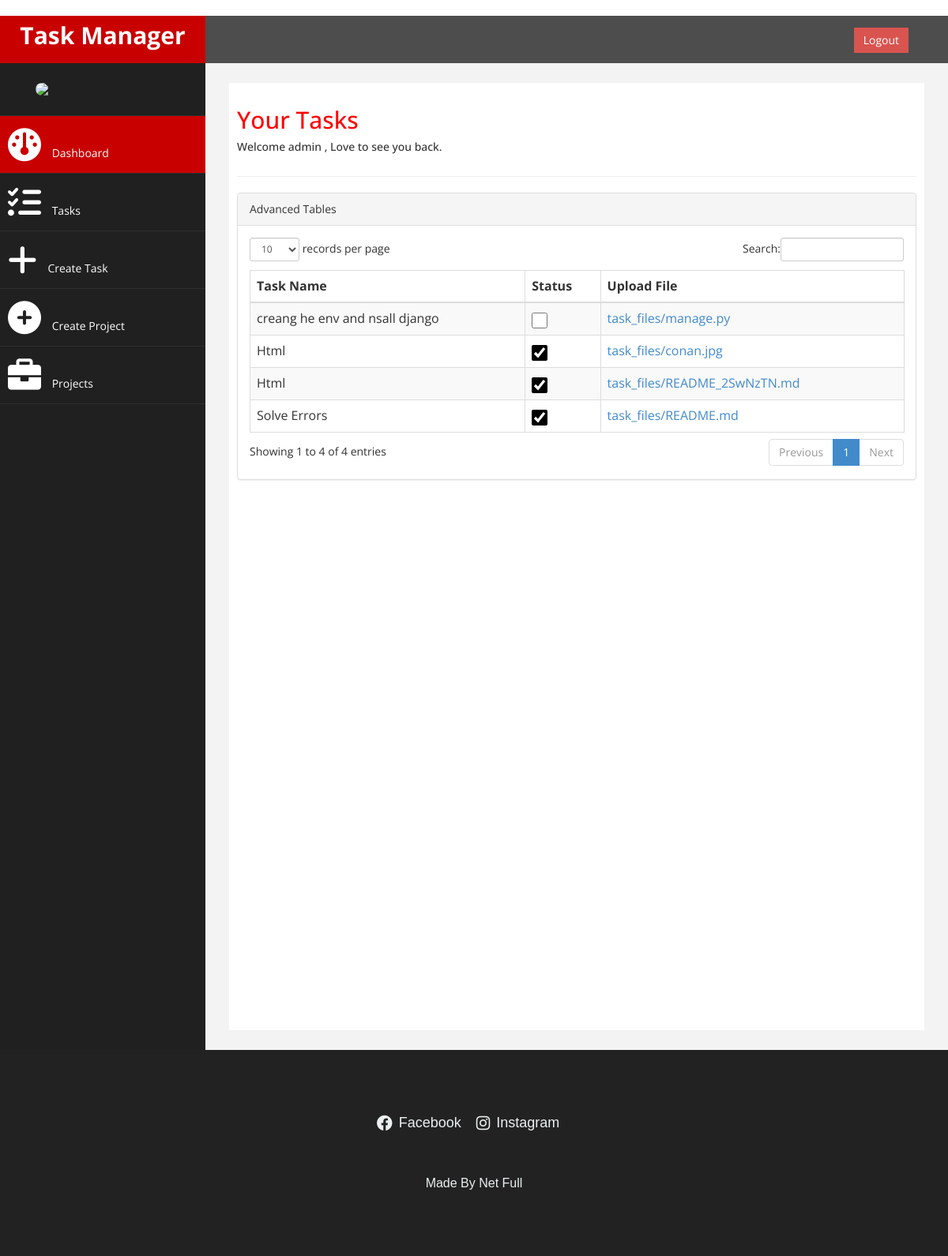
The page /tasks/ (signed in) on the database its author committed.
### welcome/models.py (models this page shows, shortened)
class CustomUser(AbstractUser):
    subscription_type = models.CharField(
        max_length=20,
        choices=[('free', 'Free'), ('pro', 'Pro')],
        default='free'
    )
    ROLE_CHOICES = [
        ('team_leader', 'Team Leader'),
        ('product_owner', 'Product Owner'),
        ('programmer', 'Programmer'),
    ]
    role = models.CharField(max_length=20, choices=ROLE_CHOICES, null=True)
    trial_start_date = models.DateField(null=True, blank=True)
    category = models.CharField(
        max_length=20,
        choices=[('programming', 'Programming'), ('education', 'Education'), ('crm', 'CRM')],
        null=True
    )
    pro_subscription_date = models.DateField(null=True, blank=True)
    subscription_end_date = models.DateField(null=True, blank=True)
    groups = models.ManyToManyField(
        Group,
        related_name="custom_user_groups",
        blank=True
    )
    user_permissions = models.ManyToManyField(
        Permission,
        related_name="custom_user_permissions",
        blank=True
    )

class ProUserTask(models.Model):
    user = models.ForeignKey(CustomUser, on_delete=models.CASCADE)  # Task creator
    task_name = models.CharField(max_length=255)
    project = models.ForeignKey(
        'Project', on_delete=models.CASCADE, null=True, blank=True, related_name='tasks'
    )  # Related name for reverse querying tasks by project
    assigned_to = models.ForeignKey(
        CustomUser, on_delete=models.SET_NULL, null=True, blank=True, related_name='assigned_tasks'
    )  # User to whom the task is assigned
    uploaded_file = models.FileField(upload_to='task_files/', null=True, blank=True)
    created_at = models.DateTimeField(auto_now_add=True)
    is_done = models.BooleanField(default=False)

### welcome/views.py (the view)
# urls.py: path('tasks/', views.user_tasks_view, name='user_tasks_view'),
def user_tasks_view(request):
    user = request.user
    context = {}
    if user.is_authenticated:
        if user.subscription_type == 'pro':
            pro_tasks = ProUserTask.objects.filter(user=user)
            context['tasks'] = pro_tasks
        else:
            user_tasks = LoggedUserTask.objects.filter(user=user)
            assigned_tasks = ProUserTask.objects.filter(assigned_to=user)
            context['tasks'] = list(user_tasks) + list(assigned_tasks)
        context['is_pro_user'] = user.subscription_type == 'pro'
    else:
        ip_address = get_client_ip(request)  # Fetch the IP address of the user
        unlogged_tasks = UnloggedUserTask.objects.filter(ip_address=ip_address)
        context['tasks'] = unlogged_tasks
        context['is_pro_user'] = False  # Not a logged-in user
    return render(request, 'tasks.html', context)

### welcome/templates/tasks.html (shortened to what this page needs)
﻿﻿<!DOCTYPE html>
<html xmlns="http://www.w3.org/1999/xhtml">
<head>
    <link href="../static/bootstrap.css" rel="stylesheet" />
    <link href="../static/font-awesome.css" rel="stylesheet" />
    <link rel="stylesheet" href="https://cdnjs.cloudflare.com/ajax/libs/font-awesome/6.0.0-beta3/css/all.min.css" />
    <link href="../static/custom.css" rel="stylesheet" />
    <link href="../static/js/dataTables/dataTables.bootstrap.css" rel="stylesheet" />
</head>
<body>
    <div id="wrapper">
        <nav class="navbar navbar-default navbar-cls-top " role="navigation" style="margin-bottom: 0">
            <div class="navbar-header">
                <a class="navbar-brand" href="{% url 'dashboard' %}">Task Manager</a>
            </div>
  <div style="color: white;
padding: 15px 50px 5px 50px;
float: right;
font-size: 16px;">{% if user.is_authenticated %}<a href="/logout" class="btn btn-danger square-btn-adjust">Logout</a>
{% else %}
<a href="/login" class="btn btn-danger square-btn-adjust">Login</a>
<a href="/register" class="btn btn-danger square-btn-adjust">Register</a>
{% endif %} </div>
        </nav>
                <nav class="navbar-default navbar-side" role="navigation">
            <div class="sidebar-collapse">
                <ul class="nav" id="main-menu">
				<li class="text-center">
                    <img src="../static/img/netfull.png" class="user-image img-responsive"/>
                </li>
                <li>
                    <a class="active-menu" href="{% url 'dashboard' %}"><i class="fa fa-dashboard fa-3x"></i> Dashboard</a>
                </li>
                <li>
                    <a href="{% url 'user_tasks_view' %}"><i class="fa fa-tasks fa-3x"></i> Tasks</a>
                </li>
                <li>
                    <a href="{% url 'create_task' %}"><i class="fa fa-plus fa-3x"></i> Create Task</a>
                </li>
                <li>
                    <a href="{% url 'create_project' %}"><i class="fa fa-plus-circle fa-3x"></i> Create Project</a>
                </li>
                <li>
                    <a href="{% url 'user_projects_view' %}"><i class="fa fa-briefcase fa-3x"></i> Projects</a>
                </li>
                </ul>
            </div>
        </nav>
        <div id="page-wrapper" >
            <div id="page-inner">
                <div class="row">
                    <div class="col-md-12">
                     <h2>Your Tasks</h2>
                        <h5>Welcome {{user.username}} , Love to see you back. </h5>
                    </div>
                </div>
                 <hr />
            <div class="row">
                <div class="col-md-12">
                    <div class="panel panel-default">
                        <div class="panel-heading">
                             Advanced Tables
                        </div>
                        <div class="panel-body">
                            <div class="table-responsive">
                                <table class="table table-striped table-bordered table-hover" id="dataTables-example">
                                    <thead>
                                        <tr>
                                            <th>Task Name</th>
                                            <th>Status</th>
                                            <th>Upload File</th>
                                        </tr>
                                    </thead>
                                    <tbody>
                                        {% for task in tasks %}
                                        <tr class="odd gradeX">
                                            <td>{{ task.task_name }}</td>
                                            <td>
                                                <input
                                                    type="checkbox"
                                                    data-task-id="{{ task.id }}"
                                                    onchange="handleTaskToggle(this)"
                                                    {% if task.is_done %}checked{% endif %}
                                                />
                                            </td>
                                            <td>
                                                {% if is_pro_user or task.assigned_to == user %}
                                                    {% if task.uploaded_file %}
                                                        <a href="{{ task.uploaded_file.url }}" target="_blank">{{ task.uploaded_file.name }}</a>
                                                    {% else %}
                                                        <form action="{% url 'upload_task_file' task.id %}" method="post" enctype="multipart/form-data">
                                                            {% csrf_token %}
                                                            <input type="file" name="file" required />
                                                            <button type="submit" class="btn btn-sm btn-primary">Upload</button>
                                                        </form>
                                                    {% endif %}
                                                {% else %}
                                                    N/A
                                                {% endif %}
                                            </td>
                                        </tr>
                                        {% endfor %}
                                    </tbody>
                                </table>
                            </div>
                        </div>
                    </div>
                </div>
            </div>
                </div>
            </div>
        </div>
<footer>
    <footer>
        <div class="container">
          <div class="row">
            <div class="col-lg-12">
              <ul class="social-icons">
                <li><a href="https://www.facebook.com/profile.php?id=61561751296406"><i class="fab fa-facebook"></i> Facebook</a></li>
                <li><a href="https://www.instagram.com/netfull1/"><i class="fab fa-instagram"></i> Instagram</a></li>
              </ul>
            </div>
            <div class="col-lg-12">
              <div class="copyright-text">
                <p>Made By Net Full</p>
              </div>
            </div>
          </div>
        </div>
      </footer>
</body>
</html>

### welcome/static/custom.css (style rules this page uses)
body { font-family: 'Open Sans', sans-serif; }
#wrapper { width: 100%; background:#202020; }
#page-wrapper { padding: 15px 15px; min-height: 600px; background:#F3F3F3; }
#page-inner { width:100%; margin:10px 20px 10px 0px; background-color:#fff!important; padding:10px; min-height:1200px; }
.text-center { text-align:center; }
h2 { color: #f00; }
.square-btn-adjust { border: 0px solid transparent; -webkit-border-radius: 0px; -moz-border-radius: 0px; border-radius: 0px; }
p { font-size:16px; line-height:25px; padding-top:20px; }
.user-image { margin: 25px auto; -webkit-border-radius: 10px; -moz-border-radius: 10px; border-radius: 10px; max-height:170px; max-width:170px; }
.navbar-cls-top .navbar-brand { color: #fff; background: #C90000; width: 260px; text-align: center; height: 60px; font-size: 30px; font-weight: 700; }
.active-menu { background-color:#C90000!important; }
.sidebar-collapse , .sidebar-collapse .nav { background:none; }
.sidebar-collapse .nav { padding:0; }
.sidebar-collapse .nav > li > a { color:#fff; background:#202020; text-shadow:none; }
.sidebar-collapse > .nav > li > a { padding:15px 10px; }
.sidebar-collapse > .nav > li { border-bottom: 1px solid rgba(107, 108, 109, 0.19); }
.navbar-side { border:none; background-color: #202020; }
.navbar-cls-top { background:#4D4D4D; border-bottom:none; }
.navbar-default { border:0px solid black; }
.navbar-header { background: #A70303; }
.nav > li > a > i { margin-right:10px; }
@media (min-width:768px) { #page-wrapper { margin: 0 0 0 260px; padding: 15px 30px; min-height: 1200px; } }
@media (min-width:768px) { .navbar-side { z-index: 1; position: absolute; width: 260px; } }
@media (min-width:768px) { .navbar { border-radius: 0px; } }

### welcome/templates/tasks.html (style rules this page uses)
input[type="checkbox"] { accent-color: black; width: 20px; height: 20px; }
footer { background-color: #222; color: #ecf0f1; padding: 40px 0; font-family: Arial, sans-serif; }
footer .container { max-width: 1200px; margin: 0 auto; padding: 0 15px; }
footer .social-icons { list-style: none; padding: 0; text-align: center; margin-bottom: 20px; }
footer .social-icons li { display: inline-block; margin-right: 15px; }
footer .social-icons a { color: #ecf0f1; text-decoration: none; font-size: 18px; transition: color 0.3s ease; display: inline-flex; align-items: center; }
footer .social-icons a i { margin-right: 8px; font-size: 20px; }
footer .copyright-text { text-align: center; font-size: 14px; margin-top: 10px; }
footer .copyright-text p { margin: 0; color: #ecf0f1; }

### rows shown on the page
CustomUser: username "admin"
ProUserTask: task_name "Html", is_done "☑", uploaded_file.name "task_files/conan.jpg"
ProUserTask: task_name "Html", is_done "☑", uploaded_file.name "task_files/README_2SwNzTN.md"
ProUserTask: task_name "creang he env and nsall django", uploaded_file.name "task_files/manage.py"
ProUserTask: task_name "Solve Errors", is_done "☑", uploaded_file.name "task_files/README.md"
